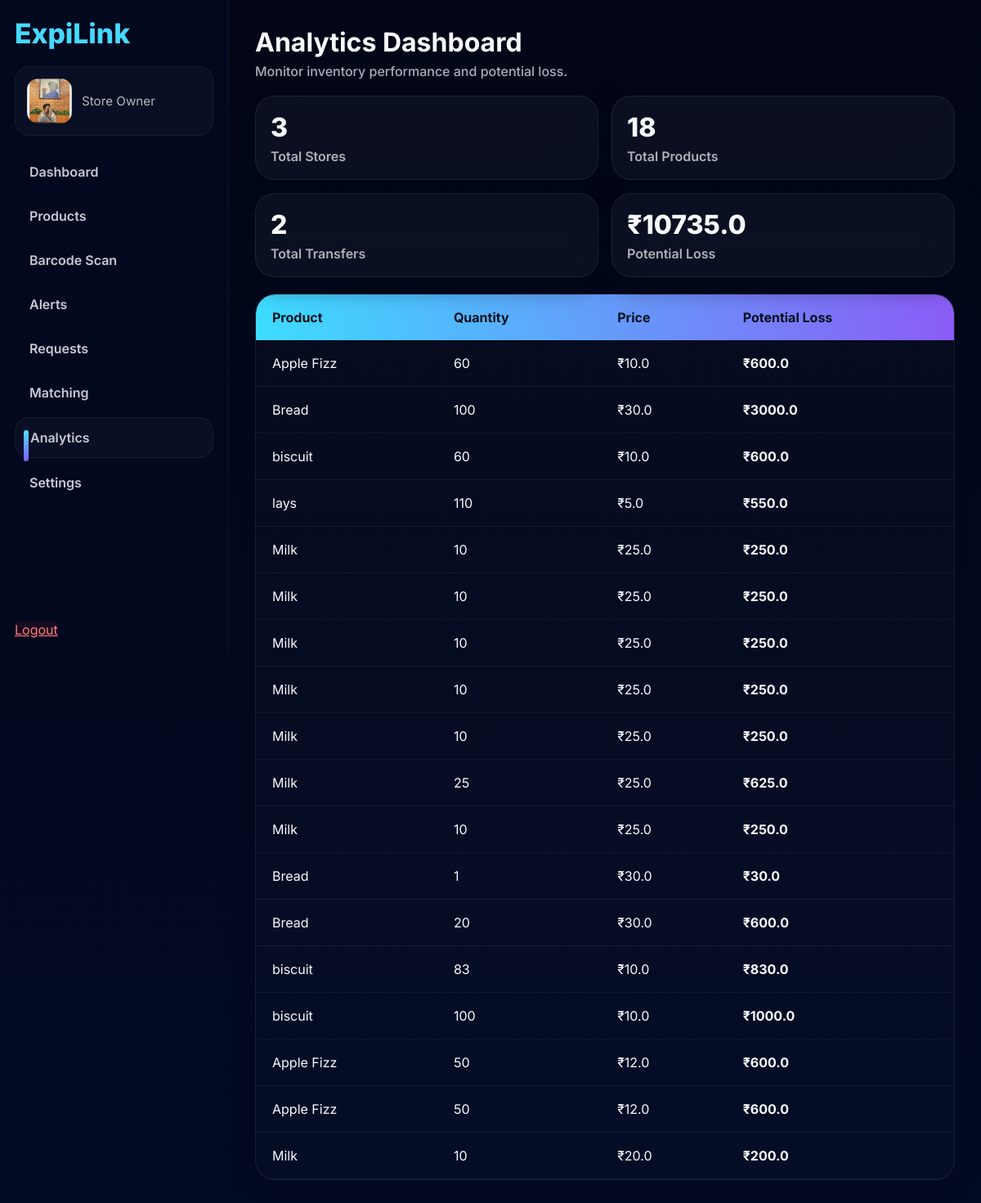
The page /analytics/ on the database its author committed.
### stores/models.py (models this page shows, shortened)
class Product(models.Model):
    product_name = models.CharField(max_length=100)
    category = models.CharField(
    max_length=100,
    default="General"
)
    supplier = models.CharField(
    max_length=100,
    default="Unknown"
)
    barcode = models.CharField(
    max_length=50,
    blank=True,
    null=True,
    unique=True
)
    batch_number = models.CharField(max_length=50)
    incoming_date = models.DateField()
    expiry_date = models.DateField()
    quantity = models.IntegerField()
    price = models.FloatField(default=0)
    demand = models.IntegerField(default=0)
    store = models.ForeignKey(
        Store,
        on_delete=models.CASCADE
    )
    @property
    def potential_loss(self):
        return self.quantity * self.price

### stores/views.py (the view)
# urls.py: path('analytics/', analytics, name='analytics'),
def analytics(request):
    products = Product.objects.all()
    total_loss = 0
    for product in products:
        total_loss += product.potential_loss
    context = {
        'store_count': Store.objects.count(),
        'product_count': Product.objects.count(),
        'transfer_count': Transfer.objects.count(),
        'request_count': Request.objects.count(),
        'total_loss': total_loss,
        'products': products,
    }
    return render(
        request,
        'analytics.html',
        context
    )

### templates/analytics.html (shortened to what this page needs)
<!DOCTYPE html>
<html lang="en">
<head>
</head>
<body>
{% load static %}
{% include 'components/sidebar.html' %}
<main class="page">
  <div class="container">
    <header class="header">
      <div class="title-wrap">
        <h1>Analytics Dashboard</h1>
        <div class="subtitle">Monitor inventory performance and potential loss.</div>
      </div>
    </header>
    <section class="stats">
      <div class="stat-card">
        <div class="stat-value">{{ store_count }}</div>
        <div class="stat-label">Total Stores</div>
      </div>
      <div class="stat-card">
        <div class="stat-value">{{ product_count }}</div>
        <div class="stat-label">Total Products</div>
      </div>
      <div class="stat-card">
        <div class="stat-value">{{ transfer_count }}</div>
        <div class="stat-label">Total Transfers</div>
      </div>
      <div class="stat-card">
        <div class="stat-value">₹{{ total_loss }}</div>
        <div class="stat-label">Potential Loss</div>
      </div>
    </section>
    <section class="analytics-table">
      <table>
        <thead>
          <tr>
            <th>Product</th>
            <th>Quantity</th>
            <th>Price</th>
            <th>Potential Loss</th>
          </tr>
        </thead>
        <tbody>
          {% for product in products %}
          <tr>
            <td>{{ product.product_name }}</td>
            <td>{{ product.quantity }}</td>
            <td>₹{{ product.price }}</td>
            <td class="loss">₹{{ product.potential_loss }}</td>
          </tr>
          {% endfor %}
        </tbody>
      </table>
    </section>
  </div>
</main>
</body>
</html>

### templates/analytics.html (style rules this page uses)
:root { --bg-grad-start:#020617; --bg-grad-end:#030B25; --glass: rgba(255,255,255,0.04); --glass-border: rgba(255,255,255,0.08); --glass-radius:24px; --glass-blur:25px; --accent-1:#22D3EE; --accent-2:#3B82F6; --cyan:#3EE7FF; --text:#F8FAFC; --muted:rgba(255,255,255,0.68); }
* { box-sizing:border-box }
html,body { height:100%;margin:0;font-family:Inter,system-ui,-apple-system,Segoe UI,Roboto,"Helvetica Neue",Arial;color:var(--text);background:linear-gradient(180deg,var(--bg-grad-start),var(--bg-grad-end));-webkit-font-smoothing:antialiased; }
body { min-height:100vh; }
.page { margin-left:280px;padding:32px;min-height:100vh; }
.container { width:100%;margin:0;max-width:none; }
.header { display:flex;align-items:flex-start;justify-content:space-between;gap:20px; }
.title-wrap { max-width:780px; }
h1 { font-size:32px;margin:0;font-weight:700; }
.subtitle { color:var(--muted);margin-top:6px;font-weight:500; }
.stats { display:grid;grid-template-columns:repeat(4,1fr);gap:16px;margin-top:20px;margin-bottom:20px; }
.stat-card { background:var(--glass);backdrop-filter:blur(var(--glass-blur));border:1px solid var(--glass-border);border-radius:var(--glass-radius);padding:18px;box-shadow:0 10px 30px rgba(2,6,23,0.6);transition:transform .22s ease,box-shadow .22s ease; }
.stat-value { font-size:2rem;font-weight:800;color:var(--text); }
.stat-label { color:var(--muted);margin-top:6px;font-weight:600; }
.analytics-table { background:linear-gradient(180deg, rgba(255,255,255,0.02), rgba(255,255,255,0.01));border-radius:24px;border:1px solid rgba(255,255,255,0.08);box-shadow:0 10px 30px rgba(2,6,23,0.6);overflow:hidden; }
.analytics-table table { width:100%;border-collapse:collapse; }
.analytics-table thead { background:linear-gradient(90deg,#3DDCFF 0%,#8B5CF6 100%); }
.analytics-table th { color:#04111d;padding:18px 20px;text-align:left;font-size:1rem;font-weight:700;border:none; }
.analytics-table th:first-child { border-top-left-radius:24px; }
.analytics-table th:last-child { border-top-right-radius:24px; }
.analytics-table tbody tr { border-bottom:1px solid rgba(255,255,255,0.05); }
.analytics-table td { padding:18px 20px;color:var(--text);border:none; }
.loss { color:#f87171;font-weight:700; }
@media (max-width:1399px) { .stats { grid-template-columns:repeat(2,1fr); } }

### rows shown on the page
Product: product_name "Apple Fizz", quantity "60", price "10.0", potential_loss "600.0"
Product: product_name "Bread", quantity "100", price "30.0", potential_loss "3000.0"
Product: product_name "biscuit", quantity "60", price "10.0", potential_loss "600.0"
Product: product_name "lays", quantity "110", price "5.0", potential_loss "550.0"
Product: product_name "Milk", quantity "10", price "25.0", potential_loss "250.0"
Product: product_name "Milk", quantity "10", price "25.0", potential_loss "250.0"
Product: product_name "Milk", quantity "10", price "25.0", potential_loss "250.0"
Product: product_name "Milk", quantity "10", price "25.0", potential_loss "250.0"
Product: product_name "Milk", quantity "10", price "25.0", potential_loss "250.0"
Product: product_name "Milk", quantity "25", price "25.0", potential_loss "625.0"
Product: product_name "Milk", quantity "10", price "25.0", potential_loss "250.0"
Product: product_name "Bread", quantity "1", price "30.0", potential_loss "30.0"
Product: product_name "Bread", quantity "20", price "30.0", potential_loss "600.0"
Product: product_name "biscuit", quantity "83", price "10.0", potential_loss "830.0"
Product: product_name "biscuit", quantity "100", price "10.0", potential_loss "1000.0"
Product: product_name "Apple Fizz", quantity "50", price "12.0", potential_loss "600.0"
Product: product_name "Apple Fizz", quantity "50", price "12.0", potential_loss "600.0"
Product: product_name "Milk", quantity "10", price "20.0", potential_loss "200.0"

### other values the page prints
{{ store_count }} "3"
{{ product_count }} "18"
{{ transfer_count }} "2"
{{ total_loss }} "10735.0"
